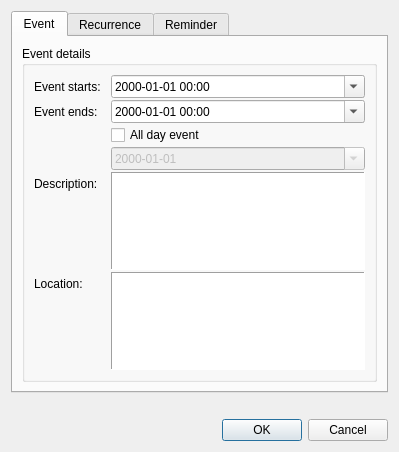
<?xml version="1.0" encoding="UTF-8"?>
<ui version="4.0">
 <class>AddEvent</class>
 <widget class="QDialog" name="AddEvent">
  <property name="geometry">
   <rect>
    <x>0</x>
    <y>0</y>
    <width>399</width>
    <height>452</height>
   </rect>
  </property>
  <property name="windowTitle">
   <string>Add event</string>
  </property>
  <layout class="QVBoxLayout" name="verticalLayout">
   <item>
    <widget class="QTabWidget" name="tabWidget">
     <property name="currentIndex">
      <number>0</number>
     </property>
     <widget class="QWidget" name="tab">
      <attribute name="title">
       <string>Event</string>
      </attribute>
      <layout class="QVBoxLayout" name="verticalLayout_2">
       <item>
        <widget class="QGroupBox" name="groupBox">
         <property name="title">
          <string>Event details</string>
         </property>
         <layout class="QFormLayout" name="formLayout_2">
          <property name="fieldGrowthPolicy">
           <enum>QFormLayout::AllNonFixedFieldsGrow</enum>
          </property>
          <property name="horizontalSpacing">
           <number>10</number>
          </property>
          <property name="verticalSpacing">
           <number>2</number>
          </property>
          <property name="topMargin">
           <number>9</number>
          </property>
          <item row="2" column="0">
           <widget class="QLabel" name="label_3">
            <property name="text">
             <string>Event starts:</string>
            </property>
            <property name="buddy">
             <cstring>editEventStart</cstring>
            </property>
           </widget>
          </item>
          <item row="2" column="1">
           <widget class="QDateTimeEdit" name="editEventStart">
            <property name="displayFormat">
             <string>yyyy-MM-dd HH:mm</string>
            </property>
            <property name="calendarPopup">
             <bool>true</bool>
            </property>
           </widget>
          </item>
          <item row="3" column="0">
           <widget class="QLabel" name="label_2">
            <property name="text">
             <string>Event ends:</string>
            </property>
            <property name="buddy">
             <cstring>editEventEnd</cstring>
            </property>
           </widget>
          </item>
          <item row="3" column="1">
           <widget class="QDateTimeEdit" name="editEventEnd">
            <property name="wrapping">
             <bool>false</bool>
            </property>
            <property name="buttonSymbols">
             <enum>QAbstractSpinBox::UpDownArrows</enum>
            </property>
            <property name="displayFormat">
             <string>yyyy-MM-dd HH:mm</string>
            </property>
            <property name="calendarPopup">
             <bool>true</bool>
            </property>
           </widget>
          </item>
          <item row="6" column="0">
           <widget class="QLabel" name="label_7">
            <property name="text">
             <string>Description:</string>
            </property>
            <property name="buddy">
             <cstring>editDescription</cstring>
            </property>
           </widget>
          </item>
          <item row="6" column="1">
           <widget class="QPlainTextEdit" name="editDescription">
            <property name="mouseTracking">
             <bool>true</bool>
            </property>
            <property name="frameShape">
             <enum>QFrame::Panel</enum>
            </property>
            <property name="midLineWidth">
             <number>1</number>
            </property>
            <property name="tabChangesFocus">
             <bool>true</bool>
            </property>
            <property name="lineWrapMode">
             <enum>QPlainTextEdit::NoWrap</enum>
            </property>
            <property name="plainText">
             <string/>
            </property>
            <property name="centerOnScroll">
             <bool>false</bool>
            </property>
           </widget>
          </item>
          <item row="7" column="0">
           <widget class="QLabel" name="label_9">
            <property name="text">
             <string>Location:</string>
            </property>
            <property name="buddy">
             <cstring>editLocatioon</cstring>
            </property>
           </widget>
          </item>
          <item row="7" column="1">
           <widget class="QPlainTextEdit" name="editLocatioon">
            <property name="frameShape">
             <enum>QFrame::Panel</enum>
            </property>
            <property name="tabChangesFocus">
             <bool>true</bool>
            </property>
            <property name="lineWrapMode">
             <enum>QPlainTextEdit::NoWrap</enum>
            </property>
           </widget>
          </item>
          <item row="4" column="1">
           <widget class="QCheckBox" name="checkAllDay">
            <property name="text">
             <string>All day event</string>
            </property>
           </widget>
          </item>
          <item row="5" column="1">
           <widget class="QDateEdit" name="editAllDay">
            <property name="enabled">
             <bool>false</bool>
            </property>
            <property name="displayFormat">
             <string>yyyy-MM-dd</string>
            </property>
            <property name="calendarPopup">
             <bool>true</bool>
            </property>
           </widget>
          </item>
         </layout>
        </widget>
       </item>
      </layout>
     </widget>
     <widget class="QWidget" name="tab_2">
      <attribute name="title">
       <string>Recurrence</string>
      </attribute>
      <layout class="QVBoxLayout" name="verticalLayout_4">
       <item>
        <widget class="QGroupBox" name="groupBox_3">
         <property name="title">
          <string>Recurrence</string>
         </property>
         <layout class="QFormLayout" name="formLayout_3">
          <property name="fieldGrowthPolicy">
           <enum>QFormLayout::AllNonFixedFieldsGrow</enum>
          </property>
          <property name="horizontalSpacing">
           <number>10</number>
          </property>
          <property name="verticalSpacing">
           <number>5</number>
          </property>
          <item row="0" column="0">
           <widget class="QLabel" name="label_5">
            <property name="text">
             <string>Period:</string>
            </property>
            <property name="buddy">
             <cstring>comboRecurrence</cstring>
            </property>
           </widget>
          </item>
          <item row="0" column="1">
           <widget class="QComboBox" name="comboRecurrence">
            <item>
             <property name="text">
              <string>no recurrence</string>
             </property>
            </item>
            <item>
             <property name="text">
              <string>every day</string>
             </property>
            </item>
            <item>
             <property name="text">
              <string>every week</string>
             </property>
            </item>
            <item>
             <property name="text">
              <string>every month</string>
             </property>
            </item>
            <item>
             <property name="text">
              <string>every year</string>
             </property>
            </item>
           </widget>
          </item>
          <item row="1" column="0">
           <widget class="QLabel" name="label_8">
            <property name="text">
             <string>Repeat:</string>
            </property>
            <property name="buddy">
             <cstring>radioUntil</cstring>
            </property>
           </widget>
          </item>
          <item row="1" column="1">
           <layout class="QVBoxLayout" name="verticalLayout_3">
            <item>
             <layout class="QHBoxLayout" name="horizontalLayout_3">
              <item>
               <widget class="QRadioButton" name="radioUntil">
                <property name="enabled">
                 <bool>false</bool>
                </property>
                <property name="text">
                 <string>until</string>
                </property>
                <property name="checked">
                 <bool>false</bool>
                </property>
               </widget>
              </item>
              <item>
               <widget class="QDateEdit" name="editUntil">
                <property name="enabled">
                 <bool>false</bool>
                </property>
                <property name="displayFormat">
                 <string>yyyy-MM-dd</string>
                </property>
                <property name="calendarPopup">
                 <bool>true</bool>
                </property>
               </widget>
              </item>
             </layout>
            </item>
            <item>
             <layout class="QHBoxLayout" name="horizontalLayout_5">
              <property name="topMargin">
               <number>0</number>
              </property>
              <property name="bottomMargin">
               <number>0</number>
              </property>
              <item>
               <widget class="QRadioButton" name="radioHitCount">
                <property name="enabled">
                 <bool>false</bool>
                </property>
                <property name="text">
                 <string>hit count</string>
                </property>
               </widget>
              </item>
              <item>
               <widget class="QSpinBox" name="spinHitCount">
                <property name="enabled">
                 <bool>false</bool>
                </property>
               </widget>
              </item>
             </layout>
            </item>
            <item>
             <widget class="QRadioButton" name="radioAlways">
              <property name="enabled">
               <bool>false</bool>
              </property>
              <property name="text">
               <string>always</string>
              </property>
             </widget>
            </item>
           </layout>
          </item>
         </layout>
        </widget>
       </item>
      </layout>
     </widget>
     <widget class="QWidget" name="tab_3">
      <attribute name="title">
       <string>Reminder</string>
      </attribute>
      <layout class="QVBoxLayout" name="verticalLayout_5">
       <item>
        <widget class="QGroupBox" name="groupBox_2">
         <property name="enabled">
          <bool>true</bool>
         </property>
         <property name="autoFillBackground">
          <bool>false</bool>
         </property>
         <property name="title">
          <string>Reminder</string>
         </property>
         <layout class="QFormLayout" name="formLayout_4">
          <property name="fieldGrowthPolicy">
           <enum>QFormLayout::AllNonFixedFieldsGrow</enum>
          </property>
          <property name="horizontalSpacing">
           <number>10</number>
          </property>
          <property name="verticalSpacing">
           <number>5</number>
          </property>
          <item row="1" column="0">
           <widget class="QCheckBox" name="checkReminder">
            <property name="text">
             <string>Enable reminder</string>
            </property>
           </widget>
          </item>
          <item row="1" column="1">
           <spacer name="horizontalSpacer_2">
            <property name="orientation">
             <enum>Qt::Horizontal</enum>
            </property>
            <property name="sizeHint" stdset="0">
             <size>
              <width>40</width>
              <height>20</height>
             </size>
            </property>
           </spacer>
          </item>
          <item row="2" column="0">
           <widget class="QLabel" name="label">
            <property name="text">
             <string>Remind time:</string>
            </property>
            <property name="buddy">
             <cstring>comboRemind</cstring>
            </property>
           </widget>
          </item>
          <item row="2" column="1">
           <widget class="QComboBox" name="comboRemind">
            <property name="enabled">
             <bool>false</bool>
            </property>
            <property name="contextMenuPolicy">
             <enum>Qt::DefaultContextMenu</enum>
            </property>
            <item>
             <property name="text">
              <string>on time</string>
             </property>
            </item>
            <item>
             <property name="text">
              <string>5 minutes before</string>
             </property>
            </item>
            <item>
             <property name="text">
              <string>10 minutes before</string>
             </property>
            </item>
            <item>
             <property name="text">
              <string>15 minutes before</string>
             </property>
            </item>
            <item>
             <property name="text">
              <string>30 minutes before</string>
             </property>
            </item>
            <item>
             <property name="text">
              <string>other</string>
             </property>
            </item>
           </widget>
          </item>
          <item row="3" column="0">
           <widget class="QLabel" name="label_4">
            <property name="text">
             <string>Other:</string>
            </property>
            <property name="buddy">
             <cstring>editRemindOther</cstring>
            </property>
           </widget>
          </item>
          <item row="3" column="1">
           <widget class="QDateTimeEdit" name="editRemindOther">
            <property name="enabled">
             <bool>false</bool>
            </property>
            <property name="displayFormat">
             <string>yyyy-MM-dd HH:mm</string>
            </property>
           </widget>
          </item>
          <item row="4" column="0">
           <widget class="QLabel" name="label_6">
            <property name="text">
             <string>Remind with:</string>
            </property>
            <property name="buddy">
             <cstring>checkTray</cstring>
            </property>
           </widget>
          </item>
          <item row="4" column="1">
           <layout class="QHBoxLayout" name="horizontalLayout_2">
            <item>
             <widget class="QCheckBox" name="checkTray">
              <property name="enabled">
               <bool>false</bool>
              </property>
              <property name="text">
               <string>Tray baloon</string>
              </property>
             </widget>
            </item>
            <item>
             <widget class="QCheckBox" name="checkSound">
              <property name="enabled">
               <bool>false</bool>
              </property>
              <property name="text">
               <string>Sound</string>
              </property>
             </widget>
            </item>
           </layout>
          </item>
         </layout>
        </widget>
       </item>
      </layout>
     </widget>
    </widget>
   </item>
   <item>
    <widget class="QLabel" name="labelError">
     <property name="text">
      <string/>
     </property>
    </widget>
   </item>
   <item>
    <widget class="QDialogButtonBox" name="buttonBox">
     <property name="orientation">
      <enum>Qt::Horizontal</enum>
     </property>
     <property name="standardButtons">
      <set>QDialogButtonBox::Cancel|QDialogButtonBox::Ok</set>
     </property>
    </widget>
   </item>
  </layout>
 </widget>
 <tabstops>
  <tabstop>editEventStart</tabstop>
  <tabstop>editEventEnd</tabstop>
  <tabstop>checkAllDay</tabstop>
  <tabstop>editAllDay</tabstop>
  <tabstop>editDescription</tabstop>
  <tabstop>editLocatioon</tabstop>
  <tabstop>buttonBox</tabstop>
  <tabstop>tabWidget</tabstop>
  <tabstop>comboRecurrence</tabstop>
  <tabstop>radioUntil</tabstop>
  <tabstop>editUntil</tabstop>
  <tabstop>radioHitCount</tabstop>
  <tabstop>spinHitCount</tabstop>
  <tabstop>radioAlways</tabstop>
  <tabstop>checkReminder</tabstop>
  <tabstop>comboRemind</tabstop>
  <tabstop>editRemindOther</tabstop>
  <tabstop>checkTray</tabstop>
  <tabstop>checkSound</tabstop>
 </tabstops>
 <resources/>
 <connections>
  <connection>
   <sender>checkAllDay</sender>
   <signal>toggled(bool)</signal>
   <receiver>editAllDay</receiver>
   <slot>setEnabled(bool)</slot>
   <hints>
    <hint type="sourcelabel">
     <x>119</x>
     <y>77</y>
    </hint>
    <hint type="destinationlabel">
     <x>119</x>
     <y>77</y>
    </hint>
   </hints>
  </connection>
  <connection>
   <sender>checkAllDay</sender>
   <signal>toggled(bool)</signal>
   <receiver>editEventEnd</receiver>
   <slot>setDisabled(bool)</slot>
   <hints>
    <hint type="sourcelabel">
     <x>119</x>
     <y>77</y>
    </hint>
    <hint type="destinationlabel">
     <x>119</x>
     <y>77</y>
    </hint>
   </hints>
  </connection>
  <connection>
   <sender>checkAllDay</sender>
   <signal>toggled(bool)</signal>
   <receiver>editEventStart</receiver>
   <slot>setDisabled(bool)</slot>
   <hints>
    <hint type="sourcelabel">
     <x>119</x>
     <y>77</y>
    </hint>
    <hint type="destinationlabel">
     <x>119</x>
     <y>77</y>
    </hint>
   </hints>
  </connection>
  <connection>
   <sender>comboRecurrence</sender>
   <signal>currentIndexChanged(int)</signal>
   <receiver>AddEvent</receiver>
   <slot>on_comboRecurrence_currentIndexChanged(int)</slot>
   <hints>
    <hint type="sourcelabel">
     <x>119</x>
     <y>77</y>
    </hint>
    <hint type="destinationlabel">
     <x>3</x>
     <y>242</y>
    </hint>
   </hints>
  </connection>
  <connection>
   <sender>checkReminder</sender>
   <signal>toggled(bool)</signal>
   <receiver>comboRemind</receiver>
   <slot>setEnabled(bool)</slot>
   <hints>
    <hint type="sourcelabel">
     <x>136</x>
     <y>100</y>
    </hint>
    <hint type="destinationlabel">
     <x>279</x>
     <y>132</y>
    </hint>
   </hints>
  </connection>
  <connection>
   <sender>checkReminder</sender>
   <signal>toggled(bool)</signal>
   <receiver>checkTray</receiver>
   <slot>setEnabled(bool)</slot>
   <hints>
    <hint type="sourcelabel">
     <x>85</x>
     <y>100</y>
    </hint>
    <hint type="destinationlabel">
     <x>280</x>
     <y>192</y>
    </hint>
   </hints>
  </connection>
  <connection>
   <sender>checkReminder</sender>
   <signal>toggled(bool)</signal>
   <receiver>checkSound</receiver>
   <slot>setEnabled(bool)</slot>
   <hints>
    <hint type="sourcelabel">
     <x>136</x>
     <y>100</y>
    </hint>
    <hint type="destinationlabel">
     <x>383</x>
     <y>192</y>
    </hint>
   </hints>
  </connection>
  <connection>
   <sender>buttonBox</sender>
   <signal>accepted()</signal>
   <receiver>AddEvent</receiver>
   <slot>on_buttonBox_accepted()</slot>
   <hints>
    <hint type="sourcelabel">
     <x>140</x>
     <y>442</y>
    </hint>
    <hint type="destinationlabel">
     <x>135</x>
     <y>439</y>
    </hint>
   </hints>
  </connection>
  <connection>
   <sender>buttonBox</sender>
   <signal>rejected()</signal>
   <receiver>AddEvent</receiver>
   <slot>on_buttonBox_rejected()</slot>
   <hints>
    <hint type="sourcelabel">
     <x>76</x>
     <y>420</y>
    </hint>
    <hint type="destinationlabel">
     <x>82</x>
     <y>439</y>
    </hint>
   </hints>
  </connection>
  <connection>
   <sender>radioUntil</sender>
   <signal>toggled(bool)</signal>
   <receiver>editUntil</receiver>
   <slot>setEnabled(bool)</slot>
   <hints>
    <hint type="sourcelabel">
     <x>119</x>
     <y>77</y>
    </hint>
    <hint type="destinationlabel">
     <x>119</x>
     <y>77</y>
    </hint>
   </hints>
  </connection>
  <connection>
   <sender>radioHitCount</sender>
   <signal>toggled(bool)</signal>
   <receiver>spinHitCount</receiver>
   <slot>setEnabled(bool)</slot>
   <hints>
    <hint type="sourcelabel">
     <x>119</x>
     <y>77</y>
    </hint>
    <hint type="destinationlabel">
     <x>119</x>
     <y>77</y>
    </hint>
   </hints>
  </connection>
 </connections>
 <slots>
  <slot>on_comboRecurrence_currentIndexChanged(int)</slot>
  <slot>on_buttonBox_accepted()</slot>
  <slot>on_buttonBox_rejected()</slot>
 </slots>
</ui>
